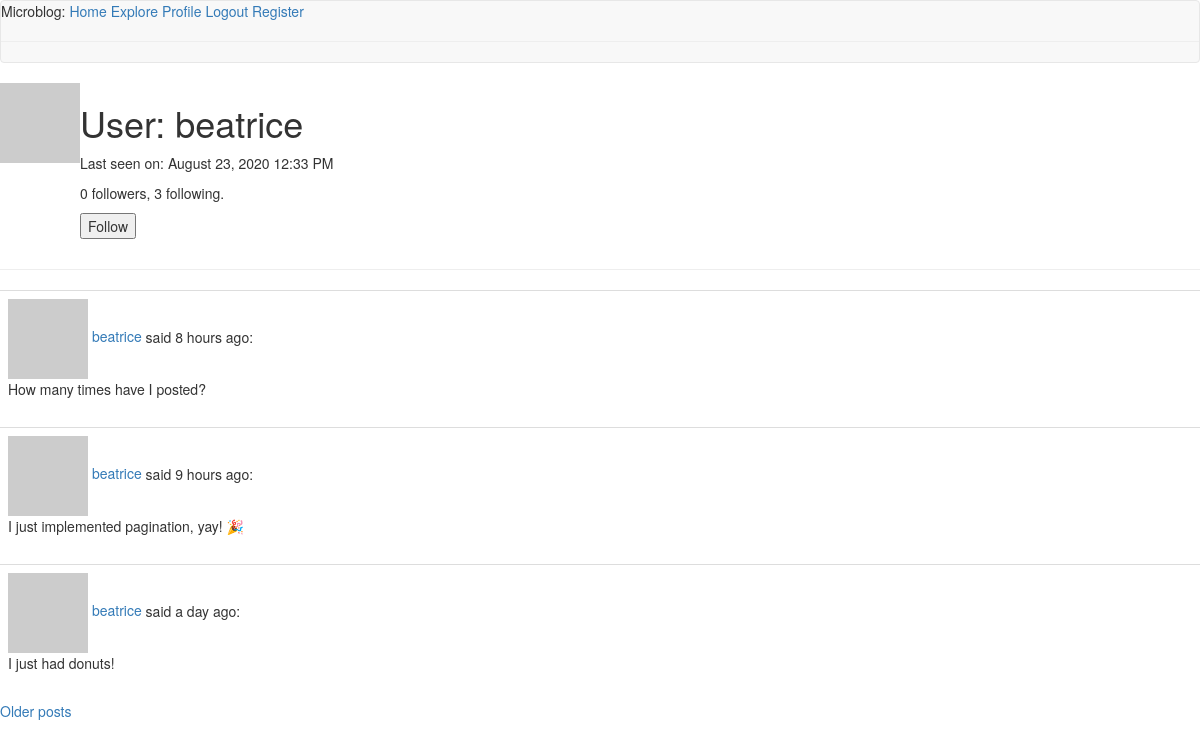
The app's page /user/beatrice (signed in) with its own data.
### app/models.py (models this page shows, shortened)
class User(UserMixin, db.Model):
    id = db.Column(db.Integer, primary_key=True)
    username = db.Column(db.String(64), index=True, unique=True)
    email = db.Column(db.String(120), index=True, unique=True)
    password_hash = db.Column(db.String(128))
    posts = db.relationship('Post', backref='author', lazy='dynamic')
    about_me = db.Column(db.String(140))
    last_seen = db.Column(db.DateTime, default=datetime.utcnow)
    followed = db.relationship(
        'User', secondary=followers,
        primaryjoin=(followers.c.follower_id == id),
        secondaryjoin=(followers.c.followed_id == id),
        backref=db.backref('followers', lazy='dynamic'), lazy='dynamic')
    def avatar(self, size):
        digest = md5(self.email.lower().encode('utf-8')).hexdigest()
        return 'https://www.gravatar.com/avatar/{}?d=identicon&s={}'.format(
            digest, size)
    def is_following(self, user):
          return self.followed.filter(
						followers.c.followed_id == user.id).count() > 0

class Post(db.Model):
    id = db.Column(db.Integer, primary_key=True)
    body = db.Column(db.String(140))
    timestamp = db.Column(db.DateTime, index=True, default=datetime.utcnow)
    user_id = db.Column(db.Integer, db.ForeignKey('user.id'))

### app/routes.py (the view)
@app.route('/user/<username>')
@login_required
def user(username):
    user = User.query.filter_by(username=username).first_or_404()
    page = request.args.get('page', 1, type=int)
    posts = user.posts.order_by(Post.timestamp.desc()).paginate(page, app.config['POSTS_PER_PAGE'], False)
    next_url = url_for('user', username=user.username, page=posts.next_num) if posts.has_next else None
    prev_url = url_for('user', username=user.username, page=posts.prev_num) if posts.has_prev else None
    form = EmptyForm()
    return render_template('user.html', user=user, posts=posts.items, next_url=next_url, prev_url=prev_url, form=form)

### app/forms.py
class EmptyForm(FlaskForm):
    submit = SubmitField('Submit')

### app/models.py (called while the page is built)
@login.user_loader
def load_user(id):
    return User.query.get(int(id))

### app/routes.py (called while the page is built)
@app.before_request
def before_request():
    if current_user.is_authenticated:
        current_user.last_seen = datetime.utcnow()
        db.session.commit()

### app/templates/user.html (shortened to what this page needs)
{% extends "base.html" %} {% block content %}
<table>
  <tr valign="top">
    <td><img src="{{ user.avatar(128) }}" /></td>
    <td>
      <h1>User: {{ user.username }}</h1>
        {% if user.last_seen %}<p>Last seen on: {{ moment(user.last_seen).format('LLL') }}</p>{% endif %}
        <p>{{ user.followers.count() }} followers, {{ user.followed.count() }} following.</p>
        {% if user == current_user %}
        <p><a href="{{ url_for('edit_profile') }}">Edit your profile</a></p>
        {% elif not current_user.is_following(user) %}
        <p>
            <form action="{{ url_for('follow', username=user.username) }}" method="post">
                {{ form.submit(value='Follow') }}
            </form>
        </p>
        {% endif %}
    </td>
  </tr>
</table>
<hr />
{% for post in posts %} {% include '_post.html' %} {% endfor %}
{% if next_url %}
<a href="{{ next_url }}">Older posts</a>
{% endif %}
{% endblock %}

### app/templates/_post.html
<table class="table table-hover">
  <tr>
    <td width="70px">
      <a href="{{ url_for('user', username=post.author.username) }}">
        <img src="{{ post.author.avatar(36) }}" />
        {{ post.author.username }}
      </a>
      said {{ moment(post.timestamp).fromNow() }}:
      <br />
      {{ post.body }}
    </td>
  </tr>
</table>

### records on screen
User: username "beatrice", last_seen "August 23, 2020 12:33 PM"
Post: author.username "beatrice", timestamp "8 hours ago", body "How many times have I posted?"
Post: author.username "beatrice", timestamp "9 hours ago", body "I just implemented pagination, yay! 🎉"
Post: author.username "beatrice", timestamp "a day ago", body "I just had donuts!"

### other values on screen
{{ user.followers.count() }} "0"
{{ user.followed.count() }} "3"
